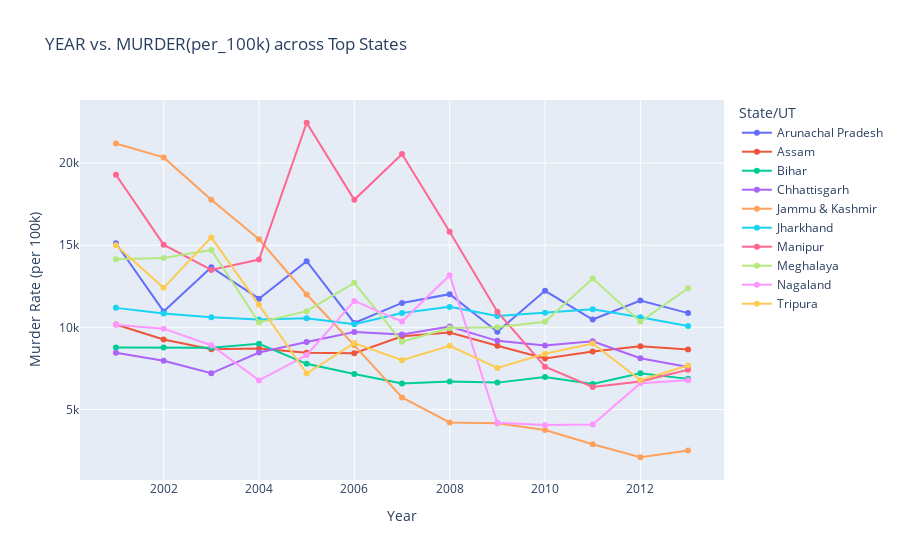

The code cell stored with this chart in its notebook:
### Code cell
top_states = df.groupby('STATE/UT')['MURDER(per_100k)'].mean().sort_values(ascending=False).head(10).index
df_filtered = df[df['STATE/UT'].isin(top_states)]

# Create interactive line chart
fig = px.line(
    df_filtered,
    x='YEAR',
    y='MURDER(per_100k)',
    color='STATE/UT',                # each state gets a different line/color
    markers=True,
    title='YEAR vs. MURDER(per_100k) across Top States',
    labels={
        'YEAR': 'Year',
        'MURDER(per_100k)': 'Murder Rate (per 100k)',
        'STATE/UT': 'State/UT'
    }
)

# Make hover easier to read
fig.update_traces(mode='lines+markers')
fig.update_layout(hovermode='x unified')

fig.show()

### Figure 1 — Plotly figure (JSON) as saved in the notebook; plotly's stock layout.template omitted (floating-point values rounded to 4 significant figures)
{"data": [{"hovertemplate": "State/UT=Arunachal Pradesh<br>Year=%{x}<br>Murder Rate (per 100k)=%{y}<extra></extra>", "legendgroup": "Arunachal Pradesh", "line": {"color": "#636efa", "dash": "solid"}, "marker": {"symbol": "circle"}, "mode": "lines+markers", "name": "Arunachal Pradesh", "orientation": "v", "showlegend": true, "type": "scatter", "x": [2001, 2002, 2003, 2004, 2005, 2006, 2007, 2008, 2009, 2010, 2011, 2012, 2013], "xaxis": "x", "y": [15120.0, 10970.0, 13660.0, 11740.0, 14030.0, 10270.0, 11490.0, 12020.0, 9736.0, 12220.0, 10480.0, 11630.0, 10870.0], "yaxis": "y"}, {"hovertemplate": "State/UT=Assam<br>Year=%{x}<br>Murder Rate (per 100k)=%{y}<extra></extra>", "legendgroup": "Assam", "line": {"color": "#EF553B", "dash": "solid"}, "marker": {"symbol": "circle"}, "mode": "lines+markers", "name": "Assam", "orientation": "v", "showlegend": true, "type": "scatter", "x": [2001, 2002, 2003, 2004, 2005, 2006, 2007, 2008, 2009, 2010, 2011, 2012, 2013], "xaxis": "x", "y": [10170.0, 9257.0, 8669.0, 8709.0, 8446.0, 8421.0, 9459.0, 9689.0, 8875.0, 8102.0, 8525.0, 8841.0, 8647.0], "yaxis": "y"}, {"hovertemplate": "State/UT=Bihar<br>Year=%{x}<br>Murder Rate (per 100k)=%{y}<extra></extra>", "legendgroup": "Bihar", "line": {"color": "#00cc96", "dash": "solid"}, "marker": {"symbol": "circle"}, "mode": "lines+markers", "name": "Bihar", "orientation": "v", "showlegend": true, "type": "scatter", "x": [2001, 2002, 2003, 2004, 2005, 2006, 2007, 2008, 2009, 2010, 2011, 2012, 2013], "xaxis": "x", "y": [8778.0, 8774.0, 8750.0, 8999.0, 7777.0, 7160.0, 6581.0, 6705.0, 6634.0, 6976.0, 6545.0, 7203.0, 6862.0], "yaxis": "y"}, {"hovertemplate": "State/UT=Chhattisgarh<br>Year=%{x}<br>Murder Rate (per 100k)=%{y}<extra></extra>", "legendgroup": "Chhattisgarh", "line": {"color": "#ab63fa", "dash": "solid"}, "marker": {"symbol": "circle"}, "mode": "lines+markers", "name": "Chhattisgarh", "orientation": "v", "showlegend": true, "type": "scatter", "x": [2001, 2002, 2003, 2004, 2005, 2006, 2007, 2008, 2009, 2010, 2011, 2012, 2013], "xaxis": "x", "y": [8448.0, 7963.0, 7201.0, 8464.0, 9105.0, 9719.0, 9567.0, 10050.0, 9178.0, 8901.0, 9152.0, 8119.0, 7588.0], "yaxis": "y"}, {"hovertemplate": "State/UT=Jammu & Kashmir<br>Year=%{x}<br>Murder Rate (per 100k)=%{y}<extra></extra>", "legendgroup": "Jammu & Kashmir", "line": {"color": "#FFA15A", "dash": "solid"}, "marker": {"symbol": "circle"}, "mode": "lines+markers", "name": "Jammu & Kashmir", "orientation": "v", "showlegend": true, "type": "scatter", "x": [2001, 2002, 2003, 2004, 2005, 2006, 2007, 2008, 2009, 2010, 2011, 2012, 2013], "xaxis": "x", "y": [21190.0, 20350.0, 17760.0, 15360.0, 12000.0, 8902.0, 5730.0, 4211.0, 4153.0, 3752.0, 2884.0, 2090.0, 2498.0], "yaxis": "y"}, {"hovertemplate": "State/UT=Jharkhand<br>Year=%{x}<br>Murder Rate (per 100k)=%{y}<extra></extra>", "legendgroup": "Jharkhand", "line": {"color": "#19d3f3", "dash": "solid"}, "marker": {"symbol": "circle"}, "mode": "lines+markers", "name": "Jharkhand", "orientation": "v", "showlegend": true, "type": "scatter", "x": [2001, 2002, 2003, 2004, 2005, 2006, 2007, 2008, 2009, 2010, 2011, 2012, 2013], "xaxis": "x", "y": [11190.0, 10840.0, 10620.0, 10480.0, 10560.0, 10180.0, 10870.0, 11250.0, 10690.0, 10880.0, 11100.0, 10620.0, 10080.0], "yaxis": "y"}, {"hovertemplate": "State/UT=Manipur<br>Year=%{x}<br>Murder Rate (per 100k)=%{y}<extra></extra>", "legendgroup": "Manipur", "line": {"color": "#FF6692", "dash": "solid"}, "marker": {"symbol": "circle"}, "mode": "lines+markers", "name": "Manipur", "orientation": "v", "showlegend": true, "type": "scatter", "x": [2001, 2002, 2003, 2004, 2005, 2006, 2007, 2008, 2009, 2010, 2011, 2012, 2013], "xaxis": "x", "y": [19290.0, 15030.0, 13500.0, 14130.0, 22460.0, 17760.0, 20550.0, 15820.0, 10950.0, 7600.0, 6370.0, 6699.0, 7422.0], "yaxis": "y"}, {"hovertemplate": "State/UT=Meghalaya<br>Year=%{x}<br>Murder Rate (per 100k)=%{y}<extra></extra>", "legendgroup": "Meghalaya", "line": {"color": "#B6E880", "dash": "solid"}, "marker": {"symbol": "circle"}, "mode": "lines+markers", "name": "Meghalaya", "orientation": "v", "showlegend": true, "type": "scatter", "x": [2001, 2002, 2003, 2004, 2005, 2006, 2007, 2008, 2009, 2010, 2011, 2012, 2013], "xaxis": "x", "y": [14140.0, 14220.0, 14710.0, 10290.0, 10980.0, 12710.0, 9120, 9960.0, 10000, 10340.0, 12970.0, 10340.0, 12380.0], "yaxis": "y"}, {"hovertemplate": "State/UT=Nagaland<br>Year=%{x}<br>Murder Rate (per 100k)=%{y}<extra></extra>", "legendgroup": "Nagaland", "line": {"color": "#FF97FF", "dash": "solid"}, "marker": {"symbol": "circle"}, "mode": "lines+markers", "name": "Nagaland", "orientation": "v", "showlegend": true, "type": "scatter", "x": [2001, 2002, 2003, 2004, 2005, 2006, 2007, 2008, 2009, 2010, 2011, 2012, 2013], "xaxis": "x", "y": [10150.0, 9921.0, 8913.0, 6770.0, 8309.0, 11610.0, 10350.0, 13170.0, 4188.0, 4049.0, 4091.0, 6593.0, 6780.0], "yaxis": "y"}, {"hovertemplate": "State/UT=Tripura<br>Year=%{x}<br>Murder Rate (per 100k)=%{y}<extra></extra>", "legendgroup": "Tripura", "line": {"color": "#FECB52", "dash": "solid"}, "marker": {"symbol": "circle"}, "mode": "lines+markers", "name": "Tripura", "orientation": "v", "showlegend": true, "type": "scatter", "x": [2001, 2002, 2003, 2004, 2005, 2006, 2007, 2008, 2009, 2010, 2011, 2012, 2013], "xaxis": "x", "y": [15000.0, 12400.0, 15470.0, 11370.0, 7190.0, 9040.0, 8002.0, 8880.0, 7531.0, 8394.0, 9015.0, 6780.0, 7676.0], "yaxis": "y"}], "layout": {"hovermode": "x unified", "legend": {"title": {"text": "State/UT"}, "tracegroupgap": 0}, "title": {"text": "YEAR vs. MURDER(per_100k) across Top States"}, "xaxis": {"anchor": "y", "domain": [0, 1], "title": {"text": "Year"}}, "yaxis": {"anchor": "x", "domain": [0, 1], "title": {"text": "Murder Rate (per 100k)"}}}}
